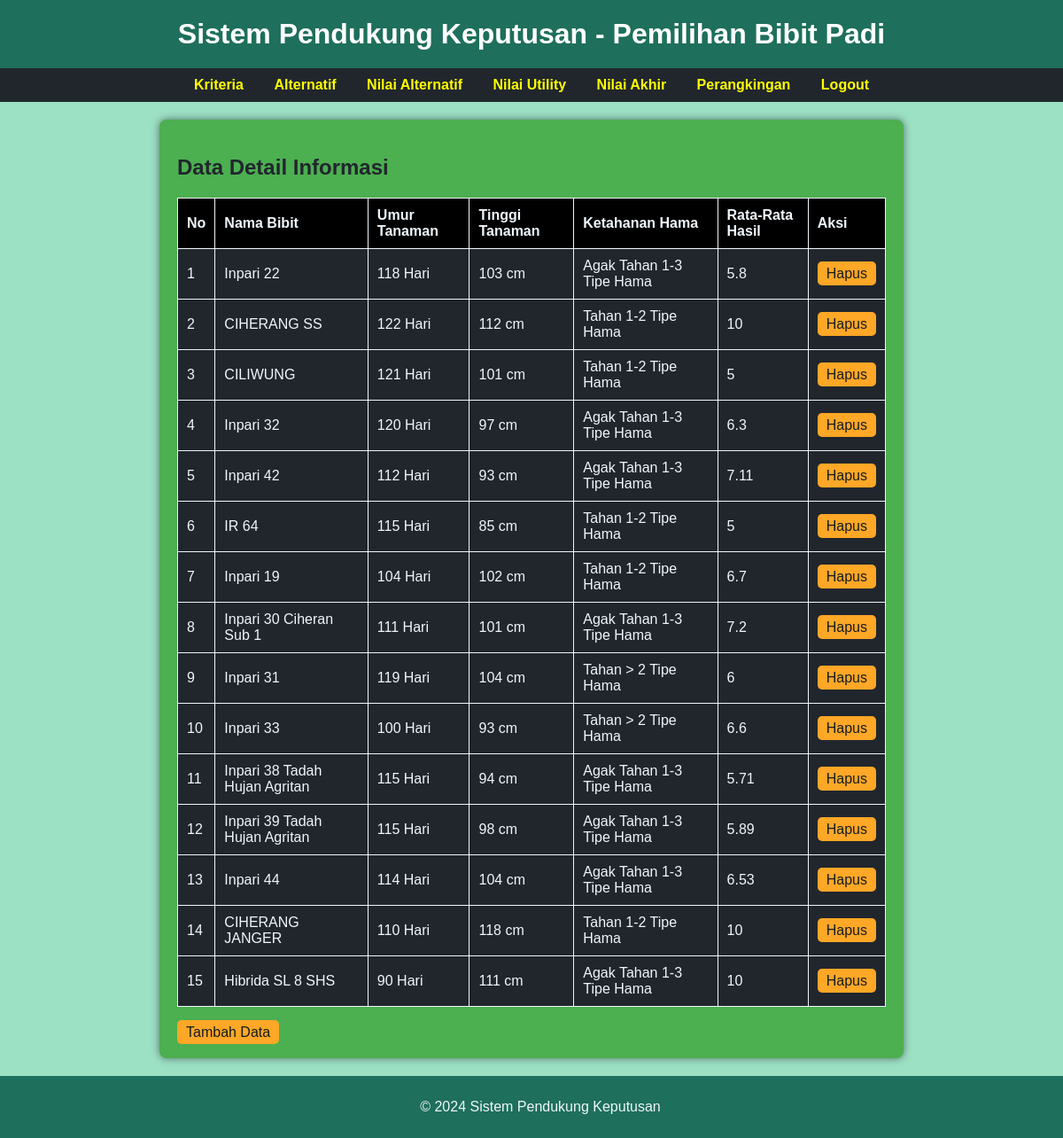
The page /admin/nilaiAlternatif.php (signed in) on the database its author committed.
### tables this page shows
CREATE TABLE `detail_informasi` (
  `detail_informasi_id` int NOT NULL,
  `alternatif_id` int DEFAULT NULL,
  `ketahanan_hama_id` int DEFAULT NULL,
  `umur_padi` int DEFAULT NULL,
  `tinggi_padi` float DEFAULT NULL,
  `rata_hasil` float NOT NULL
);

CREATE TABLE `alternatif` (
  `alternatif_id` int NOT NULL,
  `nama_bibit` varchar(255) NOT NULL
);

CREATE TABLE `ketahanan_hama` (
  `ketahanan_hama_id` int NOT NULL,
  `ketahanan_hama` varchar(255) DEFAULT NULL,
  `normalisasi` varchar(2555) DEFAULT NULL
);

### admin/nilaiAlternatif.php (the view, shortened to what this page needs)
<?php
include "../koneksi.php";
$query = "SELECT di.detail_informasi_id, a.nama_bibit, di.umur_padi, di.tinggi_padi, kh.ketahanan_hama AS ketahanan_hama, di.rata_hasil
          FROM detail_informasi di
          JOIN alternatif a ON di.alternatif_id = a.alternatif_id
          JOIN ketahanan_hama kh ON di.ketahanan_hama_id = kh.ketahanan_hama_id
          ORDER BY di.detail_informasi_id ASC";
$result = mysqli_query($koneksi, $query);
?>
<!DOCTYPE html>
<html lang="en">
<head>
    <link rel="stylesheet" href="./assets/nilaiAlternatif.css">
</head>
<body>
    <header>
        <h1>Sistem Pendukung Keputusan - Pemilihan Bibit Padi</h1>
    </header>
    <nav>
        <a href="kriteria.php">Kriteria</a>
        <a href="alternatif.php">Alternatif</a>
        <a href="#">Nilai Alternatif</a>
        <a href="utility.php">Nilai Utility</a>
        <a href="nilai_akhir.php">Nilai Akhir</a>
        <a href="perangkingan.php">Perangkingan</a>
        <a href="../logout.php">Logout</a>
    </nav>
    <main>
        <div class="container">
            <section id="nilaiAlternatif" class="feature">
                <h2>Data Detail Informasi</h2>
                <table>
                    <thead>
                        <tr>
                            <th>No</th>
                            <th>Nama Bibit</th>
                            <th>Umur Tanaman</th>
                            <th>Tinggi Tanaman</th>
                            <th>Ketahanan Hama</th>
                            <th>Rata-Rata Hasil</th>
                            <th>Aksi</th>
                        </tr>
                    </thead>
                    <tbody>
                        <?php $no = 1; ?>
                        <?php while ($row = mysqli_fetch_assoc($result)) : ?>
                            <tr>
                                <td><?= $no++; ?></td>
                                <td><?= htmlspecialchars($row['nama_bibit']); ?></td>
                                <td><?= htmlspecialchars($row['umur_padi']); ?> Hari</td>
                                <td><?= htmlspecialchars($row['tinggi_padi']); ?> cm</td>
                                <td><?= htmlspecialchars($row['ketahanan_hama']); ?></td>
                                <td><?= htmlspecialchars($row['rata_hasil']); ?></td>
                                <td>
                                    <div class="btn-group aksi">
                                        <a href="nilaiAlternatif.php?id=<?= htmlspecialchars($row['detail_informasi_id']); ?>"
                                            onclick="return confirm('Apakah Anda yakin ingin menghapus data ini?');">
                                            Hapus
                                        </a>
                                    </div>
                                </td>
                            </tr>
                        <?php endwhile; ?>
                    </tbody>
                </table>
            </section>
            <div class="add-button">
                <a href="tambah/tambahNilaiAlternatif.php">Tambah Data</a>
            </div>
        </div>
    </main>
    <footer>
        <p>&copy; 2024 Sistem Pendukung Keputusan</p>
    </footer>
</body>
</html>

### admin/assets/nilaiAlternatif.css (style rules this page uses)
body { font-family: Arial, sans-serif; margin: 0; padding: 0; background-color: #9de1c5; color: #f0f6fc; display: flex; flex-direction: column; min-height: 100vh; }
header { background-color: #1e6f5c; padding: 20px; text-align: center; }
header h1 { margin: 0; color: white; }
nav { background-color: #21262d; padding: 10px; text-align: center; }
nav a { color: yellow; text-decoration: none; margin: 0 15px; font-weight: bold; }
main { flex: 1; padding: 20px; }
.container { max-width: 800px; margin: 0 auto; background-color: #4caf50; padding: 20px; border-radius: 8px; box-shadow: 0 0 10px rgba(0, 0, 0, 0.5); }
.feature { margin-bottom: 20px; }
.feature h2 { color: #21262d; }
footer { background-color: #1e6f5c; text-align: center; padding: 10px; bottom: 0; width: 100%; }
table { width: 100%; border-collapse: collapse; margin-top: 10px; }
table, th, td { border: 1px solid #f0f6fc; }
th, td { padding: 10px; text-align: left; background-color: #21262d; }
th { background-color: #000; }
.btn-group a { background-color: #ffa726; color: #161b22; border: none; padding: 5px 10px; cursor: pointer; border-radius: 5px; text-decoration: none; }
.aksi { text-align: center; align-items: center; }
.add-button a { background-color: #ffa726; color: #161b22; border: none; padding: 5px 10px; width: 15%; cursor: pointer; border-radius: 5px; text-decoration: none; }

### rows shown on the page
detail_informasi: alternatif.nama_bibit "Inpari 22", umur_padi "118", tinggi_padi "103", ketahanan_hama.ketahanan_hama "Agak Tahan 1-3 Tipe Hama", rata_hasil "5.8"
detail_informasi: alternatif.nama_bibit "CIHERANG SS", umur_padi "122", tinggi_padi "112", ketahanan_hama.ketahanan_hama "Tahan 1-2 Tipe Hama", rata_hasil "10"
detail_informasi: alternatif.nama_bibit "CILIWUNG", umur_padi "121", tinggi_padi "101", ketahanan_hama.ketahanan_hama "Tahan 1-2 Tipe Hama", rata_hasil "5"
detail_informasi: alternatif.nama_bibit "Inpari 32", umur_padi "120", tinggi_padi "97", ketahanan_hama.ketahanan_hama "Agak Tahan 1-3 Tipe Hama", rata_hasil "6.3"
detail_informasi: alternatif.nama_bibit "Inpari 42", umur_padi "112", tinggi_padi "93", ketahanan_hama.ketahanan_hama "Agak Tahan 1-3 Tipe Hama", rata_hasil "7.11"
detail_informasi: alternatif.nama_bibit "IR 64", umur_padi "115", tinggi_padi "85", ketahanan_hama.ketahanan_hama "Tahan 1-2 Tipe Hama", rata_hasil "5"
detail_informasi: alternatif.nama_bibit "Inpari 19", umur_padi "104", tinggi_padi "102", ketahanan_hama.ketahanan_hama "Tahan 1-2 Tipe Hama", rata_hasil "6.7"
detail_informasi: alternatif.nama_bibit "Inpari 30 Ciheran Sub 1", umur_padi "111", tinggi_padi "101", ketahanan_hama.ketahanan_hama "Agak Tahan 1-3 Tipe Hama", rata_hasil "7.2"
detail_informasi: alternatif.nama_bibit "Inpari 31", umur_padi "119", tinggi_padi "104", ketahanan_hama.ketahanan_hama "Tahan > 2 Tipe Hama", rata_hasil "6"
detail_informasi: alternatif.nama_bibit "Inpari 33", umur_padi "100", tinggi_padi "93", ketahanan_hama.ketahanan_hama "Tahan > 2 Tipe Hama", rata_hasil "6.6"
detail_informasi: alternatif.nama_bibit "Inpari 38 Tadah Hujan Agritan", umur_padi "115", tinggi_padi "94", ketahanan_hama.ketahanan_hama "Agak Tahan 1-3 Tipe Hama", rata_hasil "5.71"
detail_informasi: alternatif.nama_bibit "Inpari 39 Tadah Hujan Agritan", umur_padi "115", tinggi_padi "98", ketahanan_hama.ketahanan_hama "Agak Tahan 1-3 Tipe Hama", rata_hasil "5.89"
detail_informasi: alternatif.nama_bibit "Inpari 44", umur_padi "114", tinggi_padi "104", ketahanan_hama.ketahanan_hama "Agak Tahan 1-3 Tipe Hama", rata_hasil "6.53"
detail_informasi: alternatif.nama_bibit "CIHERANG JANGER", umur_padi "110", tinggi_padi "118", ketahanan_hama.ketahanan_hama "Tahan 1-2 Tipe Hama", rata_hasil "10"
detail_informasi: alternatif.nama_bibit "Hibrida SL 8 SHS", umur_padi "90", tinggi_padi "111", ketahanan_hama.ketahanan_hama "Agak Tahan 1-3 Tipe Hama", rata_hasil "10"
